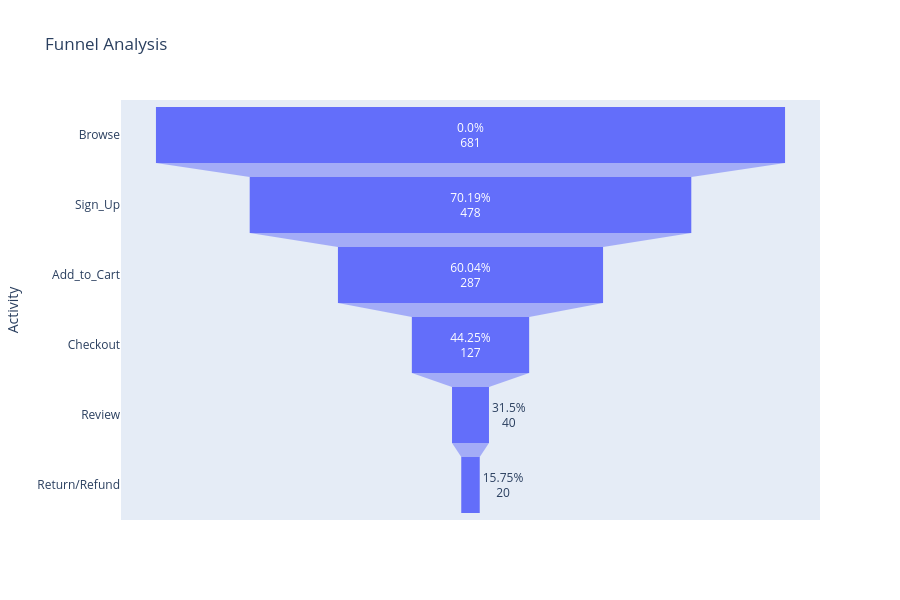

Here is the notebook cell this chart was saved with:
### Code cell
fig  = px.funnel(data_frame=funnel,y='Activity',x='count', text='Per_Conversion'
                 ,title='Funnel Analysis',height=600,hover_data='Avg_Days_2Tran')  
fig.show()

### Figure 1 — Plotly figure (JSON) as saved in the notebook; plotly's stock layout.template omitted (floating-point values rounded to 4 significant figures)
{"data": [{"customdata": [[0.0], [2.52], [2.51], [14.43], [2.62], [3.4]], "hovertemplate": "count=%{x}<br>Activity=%{y}<br>Per_Conversion=%{text}<br>Avg_Days_2Tran=%{customdata[0]}<extra></extra>", "legendgroup": "", "marker": {"color": "#636efa"}, "name": "", "orientation": "h", "showlegend": false, "text": ["0.0%", "70.19%", "60.04%", "44.25%", "31.5%", "15.75%"], "type": "funnel", "x": [681, 478, 287, 127, 40, 20], "xaxis": "x", "y": ["Browse", "Sign_Up", "Add_to_Cart", "Checkout", "Review", "Return/Refund"], "yaxis": "y"}], "layout": {"height": 600, "legend": {"tracegroupgap": 0}, "title": {"text": "Funnel Analysis"}, "xaxis": {"anchor": "y", "domain": [0, 1], "title": {"text": "count"}}, "yaxis": {"anchor": "x", "domain": [0, 1], "title": {"text": "Activity"}}}}
